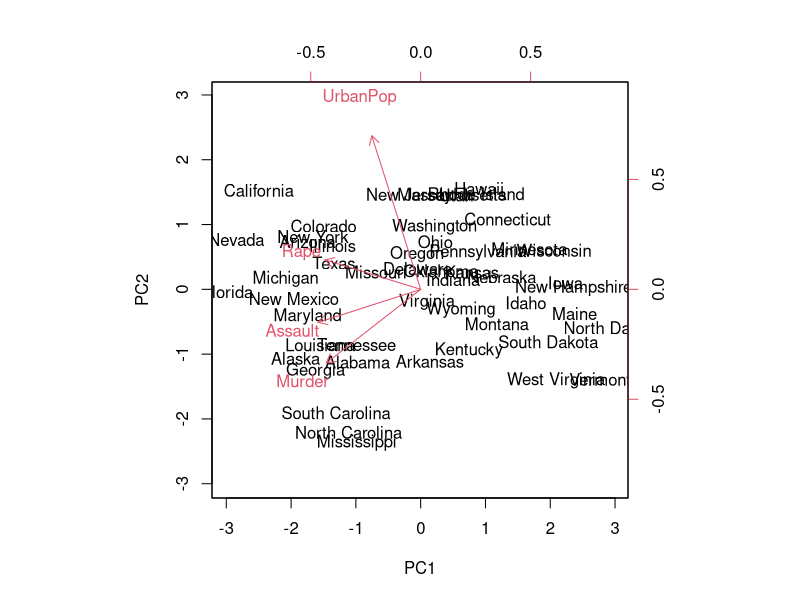
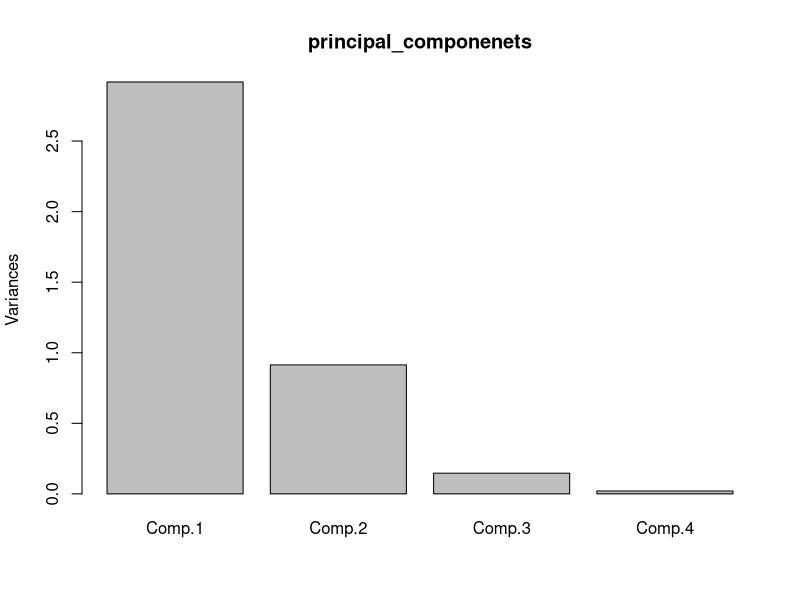
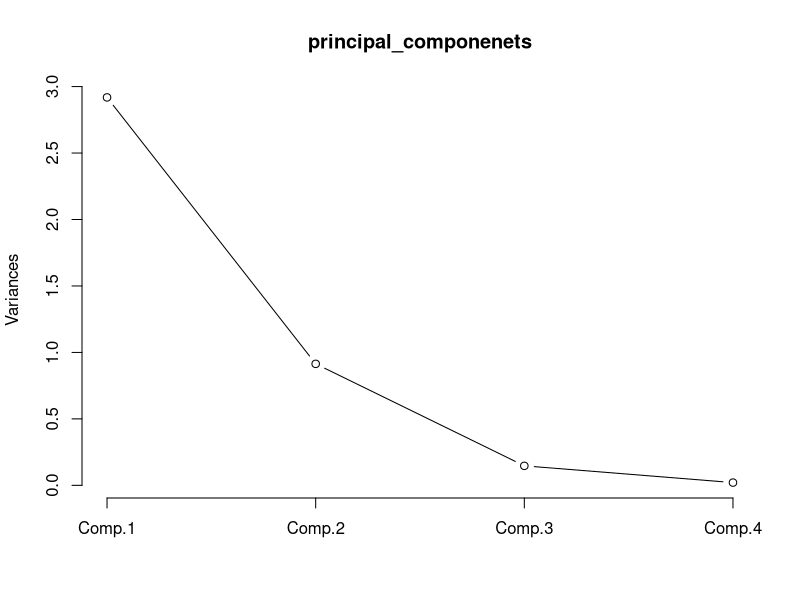
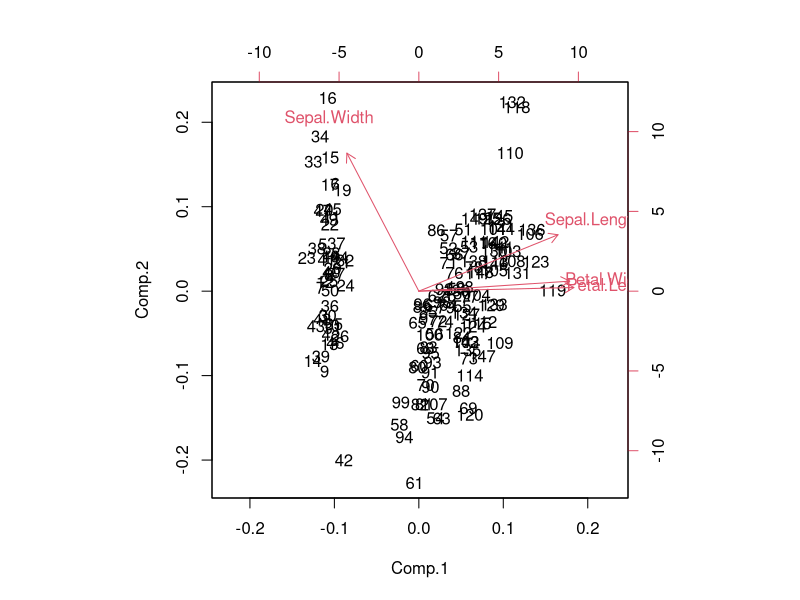
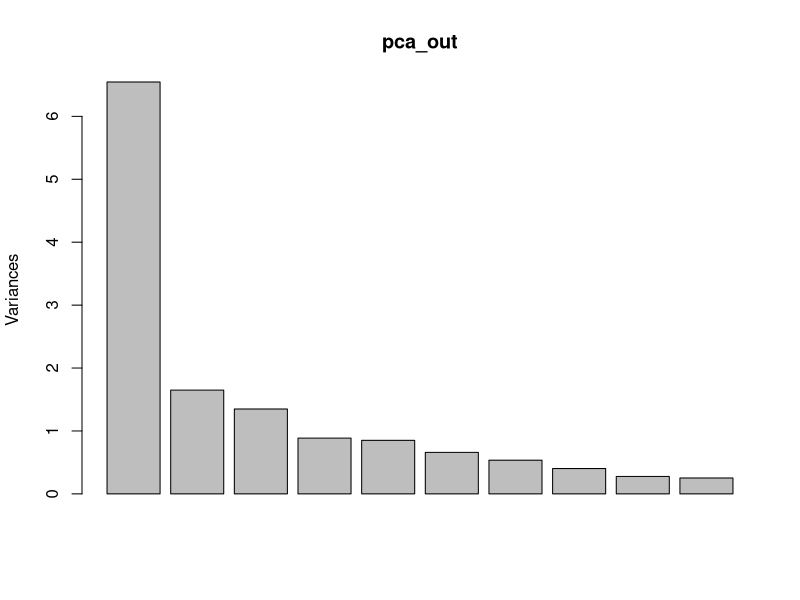
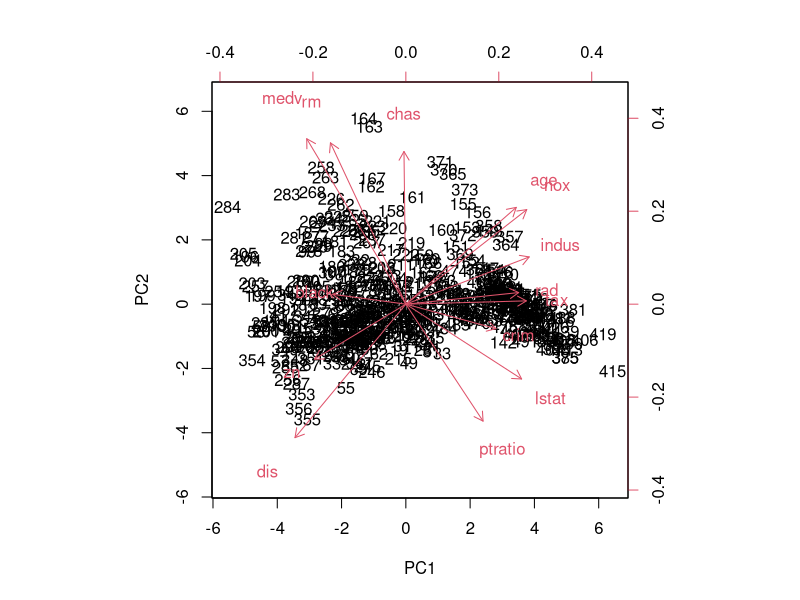

Reproduce these figures in R, in order.
data("USArrests")

states = row.names(USArrests)
states

# apply allows you to apply function to every row
# apply(dataste, 1(row) or 2(column), function)

apply(USArrests, 2, mean)

apply(USArrests, 2, var)

## important to scale (standardize) so that Assult does not take control due 
## to large mean and var

pr.out <- prcomp(USArrests, scale = TRUE)
names(pr.out)

pr.out$center
pr.out$scale
pr.out$rotation

dim(pr.out$x)

biplot(pr.out, scale = 0)

pr.var = pr.out$sdev^2
pr.var

pve <- pr.var/sum(pr.var)
pve

## PCA on IRIS
data('iris')
head(iris)
iristdata1 <- iris[,1:4]
iristdata1
head(iristdata1)

help("princomp")
principal_componenets <- princomp(iristdata1, cor = TRUE, score = TRUE)
summary(principal_componenets)
plot(principal_componenets)
plot(principal_componenets, type = "l")

help("biplot")
biplot(principal_componenets)

## PCA on Boston

install.packages('MASS')
data(Boston, package = 'MASS')
help(Boston)
help(prcompo)
pca_out <- prcomp(Boston, scale. =T)
pca_out
plot(pca_out)

help(biplot)
biplot(pca_out, scale = 0)
boston_pc <- pca_out$x
boston_pc
head(boston_pc)
summary(boston_pc)
